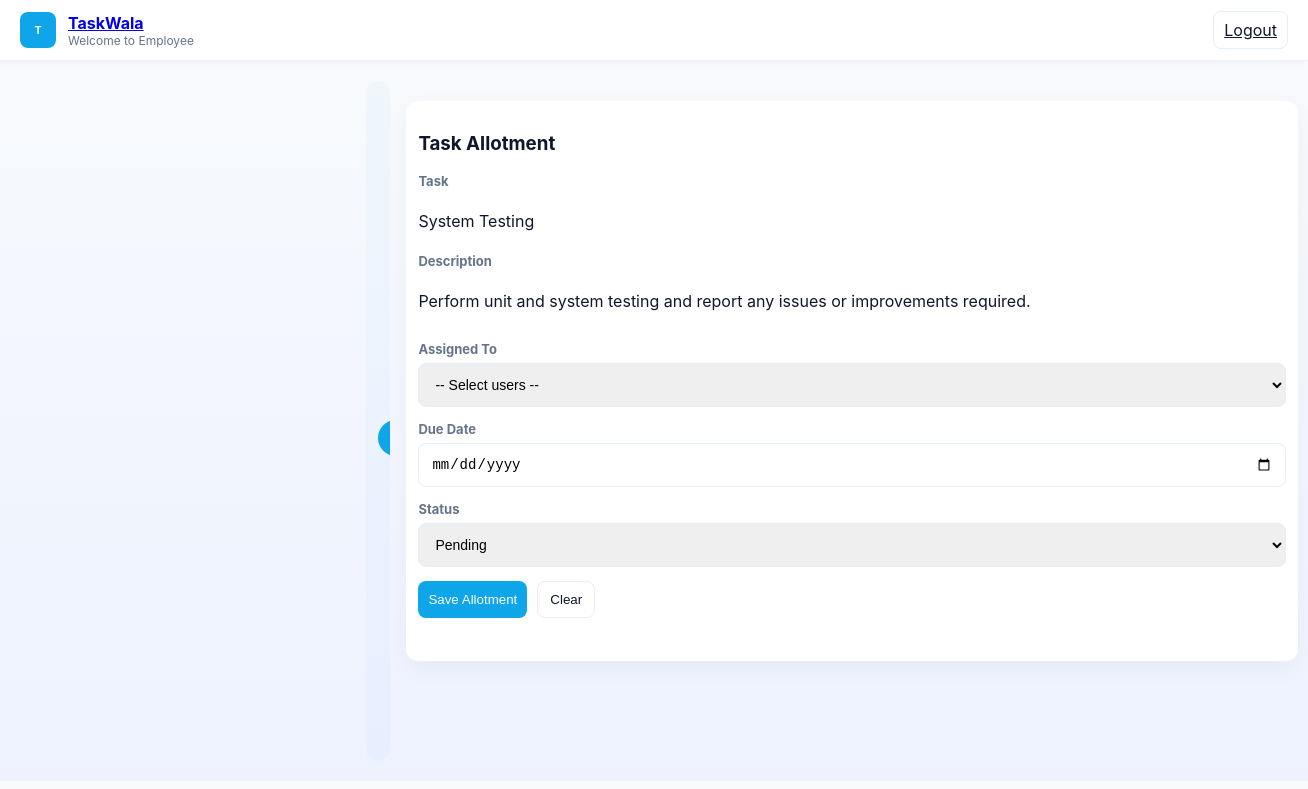
Screenshot of /admin/assign_task.php?id=1 with the database file from the repository.
### tables this page shows
CREATE TABLE IF NOT EXISTS `tasks` (
  `id` int(11) NOT NULL AUTO_INCREMENT,
  `title` varchar(200) DEFAULT NULL,
  `description` text,
  `priority` enum('High','Medium','Low') DEFAULT NULL,
  `assigned_to` int(11) DEFAULT NULL,
  `due_date` date DEFAULT NULL,
  `status` enum('Pending','In-Progress','Completed') DEFAULT 'Pending',
  `created_at` timestamp NULL DEFAULT CURRENT_TIMESTAMP,
  PRIMARY KEY (`id`),
  KEY `assigned_to` (`assigned_to`)
);

### admin/assign_task.php (the view, shortened to what this page needs)
<?php
include("./header.php");
?>
<main class="main-content" id="mainContent">
    <div class="card fullscreen">
        <h3>Task Allotment</h3>
        <form action="./assign_in.php" method="post">
            <div class="form-row">
                <?php
                $query = "SELECT * FROM tasks where id=" . $_GET['id'];
                $result = mysqli_query($conn, $query);
                $task = mysqli_fetch_assoc($result);
                ?>
                <label>Task</label>
                <p><?php echo $task['title']; ?></p>
                <label>Description</label>
                <p><?php echo $task['description']; ?></p>
            </div>
            <div class="form-row">
                <label>Assigned To</label><select id="allotUser" name="assigned_to">
                    <option value="">-- Select users --</option>
                </select>
            </div>
            <div class="form-row"><label>Due Date</label><input id="allotDue" name="due_date" type="date"></div>
            <div class="form-row"><label>Status</label><select id="taskStatus" name="status">
                    <option selected="">Pending</option>
                </select></div>
            <div class="form-actions"><button id="addAllotBtn" class="btn">Save Allotment</button><button
                    id="clearAllotBtn" class="btn-secondary">Clear</button></div>
        </form>
    </div>
</main>

### css/style.css (style rules this page uses)
:root { --sky: #0ea5e9; --navy: #0f172a; --muted: #64748b; --bg: #f8fafc; --card: #ffffff }
* { box-sizing: border-box }
body { margin: 0; font-family: Inter, system-ui, Arial; background: linear-gradient(180deg, var(--bg), #eef2ff); color: var(--navy); -webkit-font-smoothing: antialiased }
.btn { padding: 8px 10px; border-radius: 8px; background: var(--sky); color: white; border: none; cursor: pointer }
.main-content { flex: 1; min-height: 70vh; padding-bottom: 40px; padding-top: 20px; min-width: 892px; }
.card { background: var(--card); padding: 20px; border-radius: 12px; box-shadow: 0 8px 24px rgba(15, 23, 42, 0.04); margin-bottom: 16px }
.form-row { display: flex; flex-direction: column; gap: 6px; margin-bottom: 14px }
.form-row label { font-weight: 700; color: var(--muted); font-size: 13px }
.form-row input, .form-row select, .form-row textarea { padding: 12px; border-radius: 8px; border: 1px solid #e6eef8; font-size: 14px }
.form-actions { display: flex; gap: 10px; margin-top: 8px }
.btn-secondary { background: white; border: 1px solid #e6eef8; color: var(--navy); padding: 10px 12px; border-radius: 8px; cursor: pointer }
.fullscreen { width: 100%; min-height: 70vh; padding: 12px }

### rows the page displays
tasks: title "System Testing", description "Perform unit and system testing and report any issues or improvements required."
